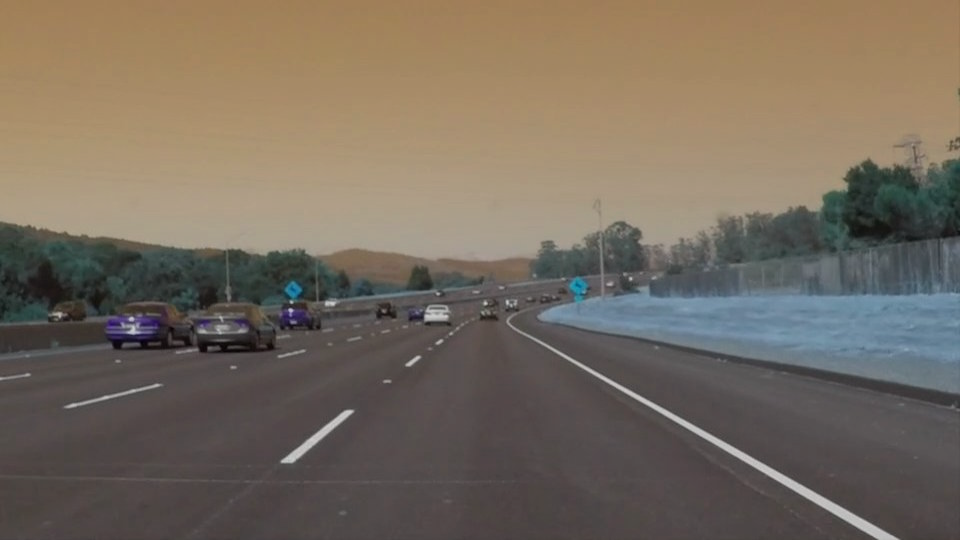
#> input picture test_images/solidWhiteCurve.jpg_after.jpg, 960 x 540 px, given in place of solidWhiteCurve.jpg, which was not available
$ jupyter execute --allow-errors P1_solution.ipynb   (shell and % lines are left out)   (text cells are left out)
#> lines starting #> are read from the running program, lines starting #| are printed output that depends on the picture; after the words box and inside, x2 and y2 are one past the last pixel; in counts of white or black regions, pixels touching at a corner belong together; long printed decimals are rounded; pictures that were not available may be replaced by others from this repository, and a replacement may not be noted
[cell 1]
import matplotlib.pyplot as plt
import matplotlib.image as mpimg
import numpy as np
import imageio
#> (the rest of this cell did not finish here and is left out)

[cell 2]
img = mpimg.imread('test_images/solidWhiteCurve.jpg')
#> img is the input picture: shape (540, 960, 4) float32; mean R, G, B, A 0.465, 0.423, 0.372, 1
plt.imshow(img)

[cell 3]
import cv2

[cell 4]
# convert the image to grayscale
gray = cv2.cvtColor(img, cv2.COLOR_RGB2GRAY)
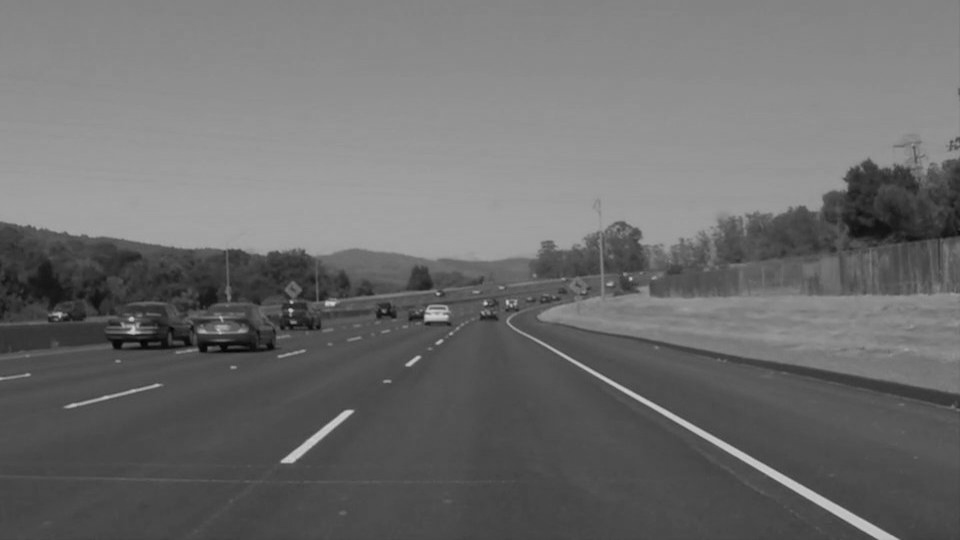
#> gray: shape (540, 960) float32; min 0.0105, max 0.8, mean 0.429
plt.imshow(gray, cmap='Greys_r')

[cell 5]
import tensorflow as tf

#> (a cell that did not finish here is left out)

[cell 7]
# Import everything needed to edit/save/watch video clips
from moviepy.editor import VideoFileClip
from IPython.display import HTML

[cell 8]
new_clip_output = 'test_videos_output/white_test.mp4'
#> (the rest of this cell did not finish here and is left out)

[cell 9]
HTML("""
<video width="640" height="300" controls>
  <source src="{0}" type="video/mp4">
</video>
""".format(new_clip_output))

[cell 10]
#reading in an image
image = mpimg.imread('test_images/solidWhiteRight.jpg')
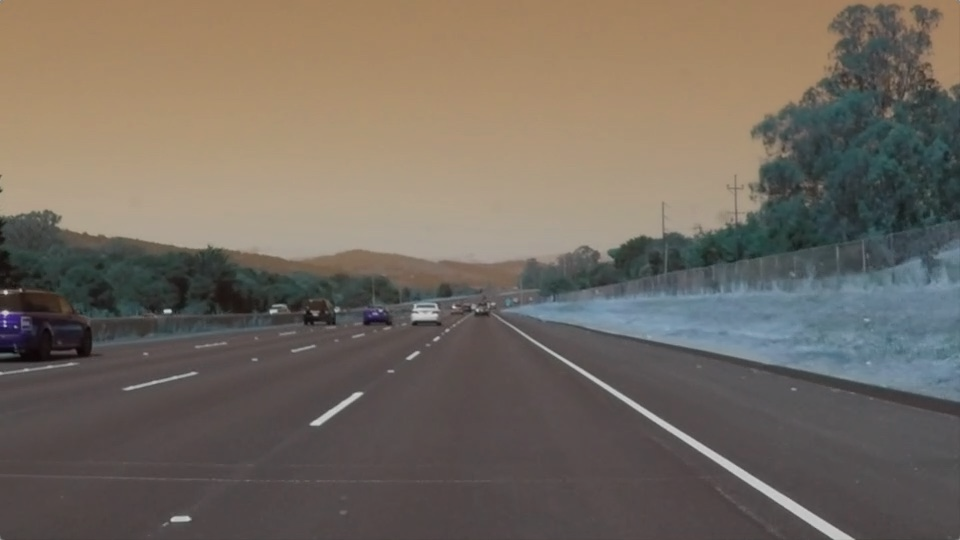
#> input picture test_images/solidWhiteRight.jpg_after.jpg, 960 x 540 px, given in place of solidWhiteRight.jpg, which was not available
#> image is the input picture: shape (540, 960, 4) float32; mean R, G, B, A 0.452, 0.417, 0.378, 1

#printing out some stats and plotting
print('This image is:', type(image), 'with dimensions:', image.shape)
#| This image is: <class 'numpy.ndarray'> with dimensions: (540, 960, 4)
plt.imshow(image)  # if you wanted to show a single color channel image called 'gray', for example, call as plt.imshow(gray, cmap='gray')

[cell 11]
import os, glob
folder = "test_images"
files = glob.glob(os.path.join(folder,"*.jpg"))
print(files)
print(len(files))

[cell 12]
plt.figure(figsize=(20, 10))
for i,file in enumerate(files):
    image = cv2.imread(file) # bgr
#> image: shape (540, 960, 3)
#> pass 3 of the loop `for i,file in enumerate(files):`:
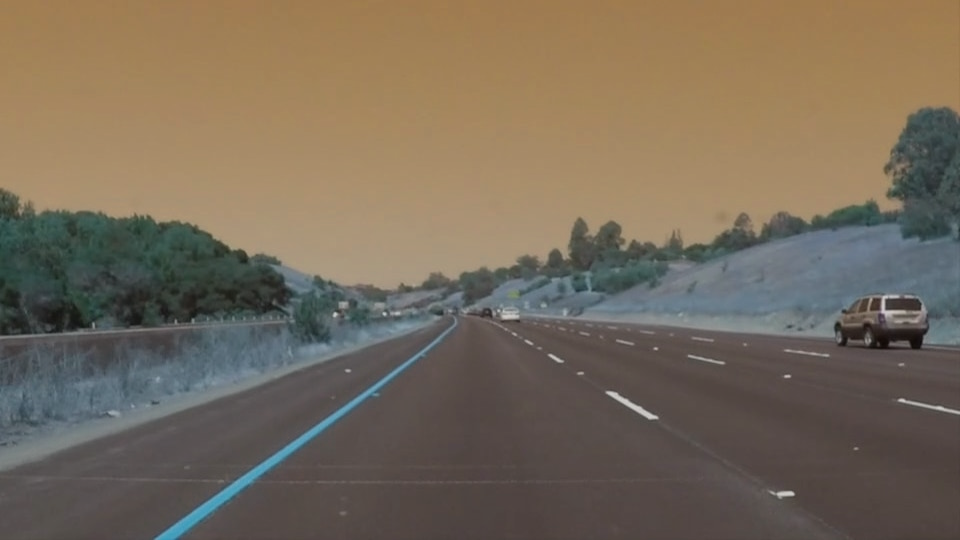
#> input picture test_images/solidYellowCurve.jpg_after.jpg, 960 x 540 px
#> image is the input picture: shape (540, 960, 3); mean B, G, R 90.4, 106.7, 119.2
#> the loop made 4 passes; the first 3 are shown
    plt.subplot(231+i)
    plt.imshow(image)
    plt.title(file)
    del image
#> figure, not shown here; B, G, R data is drawn as R, G, B

[cell 13]
plt.figure(figsize=(20, 10))
for i,file in enumerate(files):
    image = cv2.imread(file)  # (540, 960, 3)
    gray = cv2.cvtColor(image,cv2.COLOR_RGB2GRAY)  # (540, 960)
    blur_gray = cv2.GaussianBlur(gray, (5, 5), 0) # shape(540,960) kernelsize = 5
    edges = cv2.Canny(blur_gray, 50, 150)  # (540, 960)
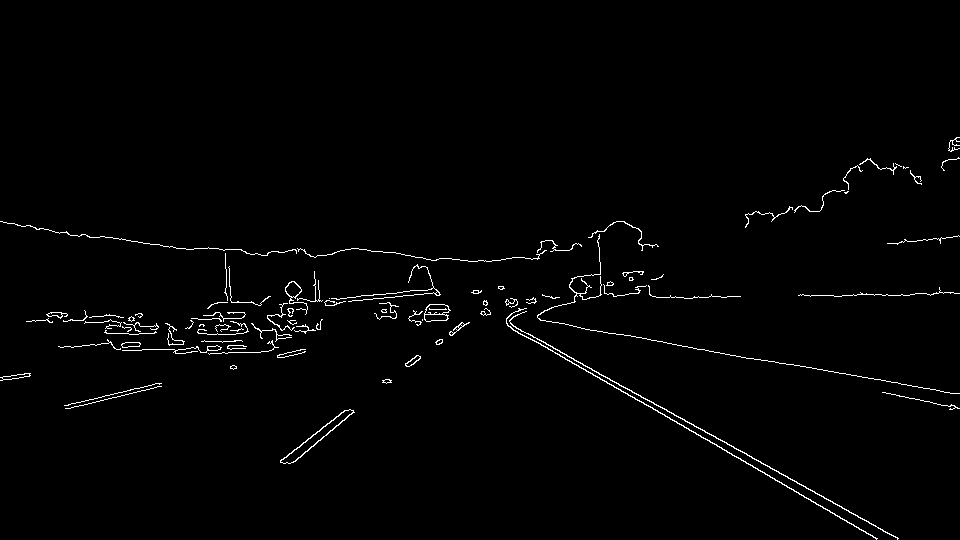
#> edges: shape (540, 960); 1.4% white in thin lines or dots, all inside (x1, y1, x2, y2) = (0, 137, 960, 540)
    vertices = np.array([[(0,540),(450, 300), (490, 300), (960,540)]], dtype=np.int32)
    mask = np.zeros_like(gray)
    cv2.fillPoly(mask, vertices, 255) # 255 is for convenience of bitwise, every digit is 1
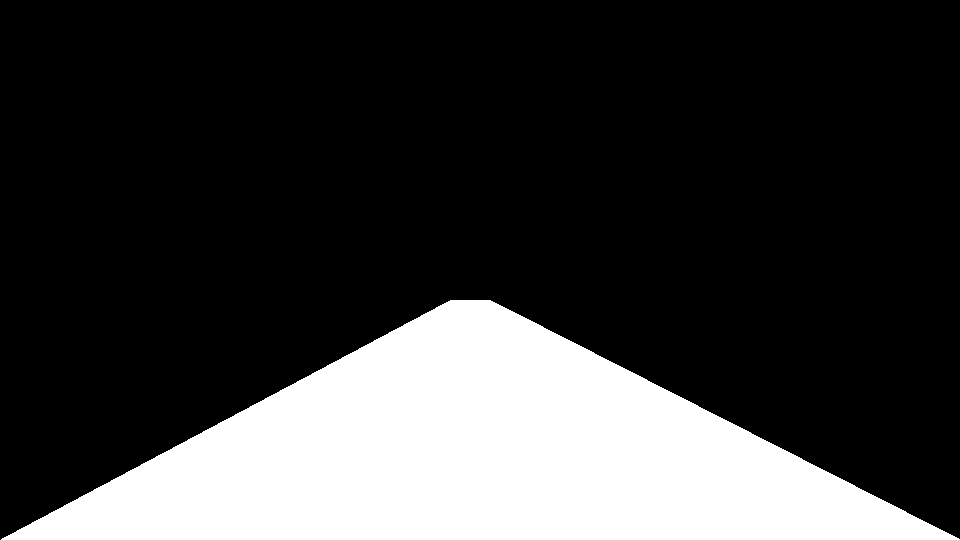
#> mask: shape (540, 960); 23.2% white; 1 white region, box (x1, y1, x2, y2) and area: (1, 300, 960, 540) 120220
    masked_edges = cv2.bitwise_and(mask, edges)
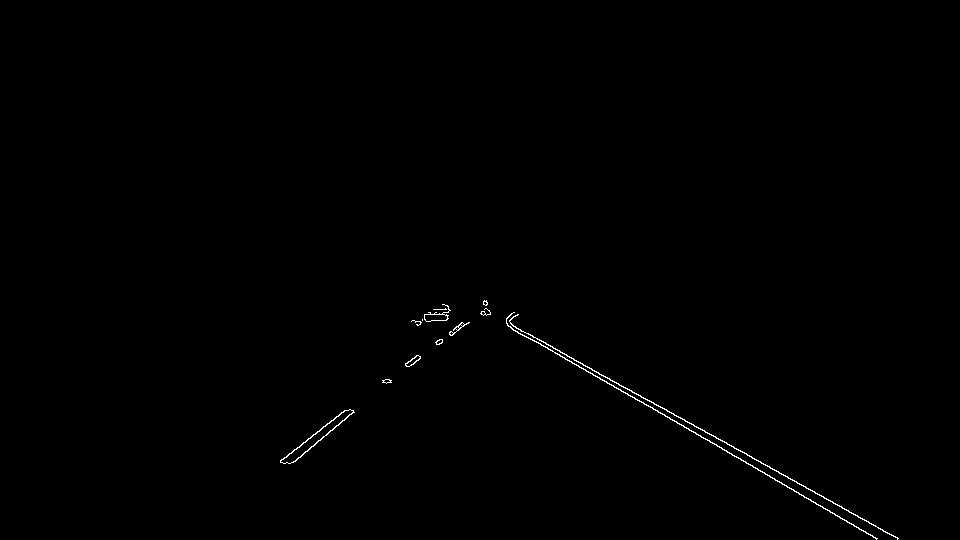
#> masked_edges: shape (540, 960); 0.35% white in thin lines or dots, all inside (x1, y1, x2, y2) = (280, 300, 899, 540)
    lines = cv2.HoughLinesP(masked_edges, rho = 2, theta = np.pi/180, threshold = 60,
                            lines = np.array([]),minLineLength = 100, maxLineGap = 300)
#> lines = [[482, 311, 876, 538], [490, 314, 897, 539], [484, 309, 897, 538], [293, 462, 486, 300], [280, 460, 487, 304], [480, 313, 721, 447], [488, 310, 898, 538], [322, 427, 489, 310]]
    line_image = np.zeros_like(image)  # 3D
    for line in lines:
        for x1,y1,x2,y2 in line:
            cv2.line(line_image, (x1, y1), (x2, y2), color = (255,0,0), thickness = 10)
#> this loop made 8 passes
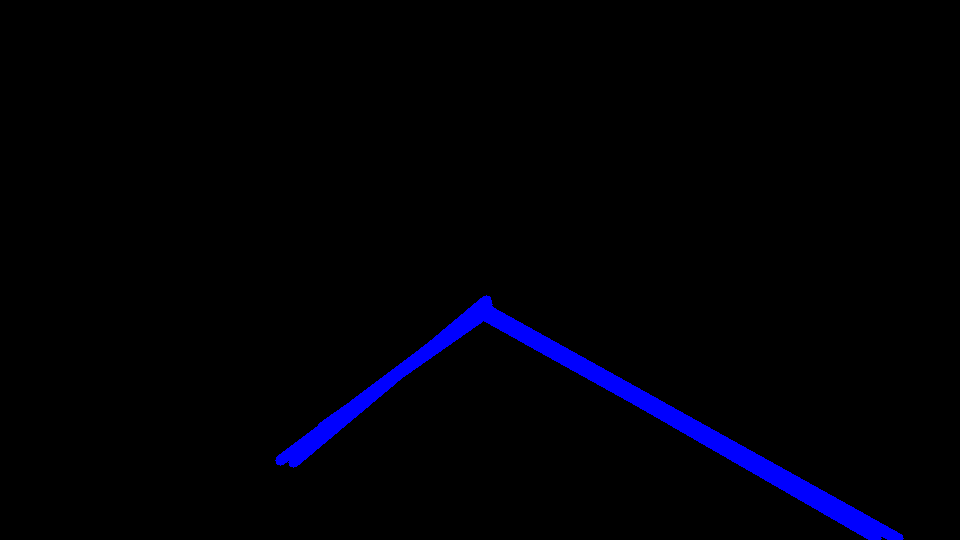
#> line_image: shape (540, 960, 3); mean of channels 0, 1, 2 6.3, 0, 0; drawn as B, G, R
    lines_edges = cv2.addWeighted(image, 0.8,line_image, 1.0, 0)
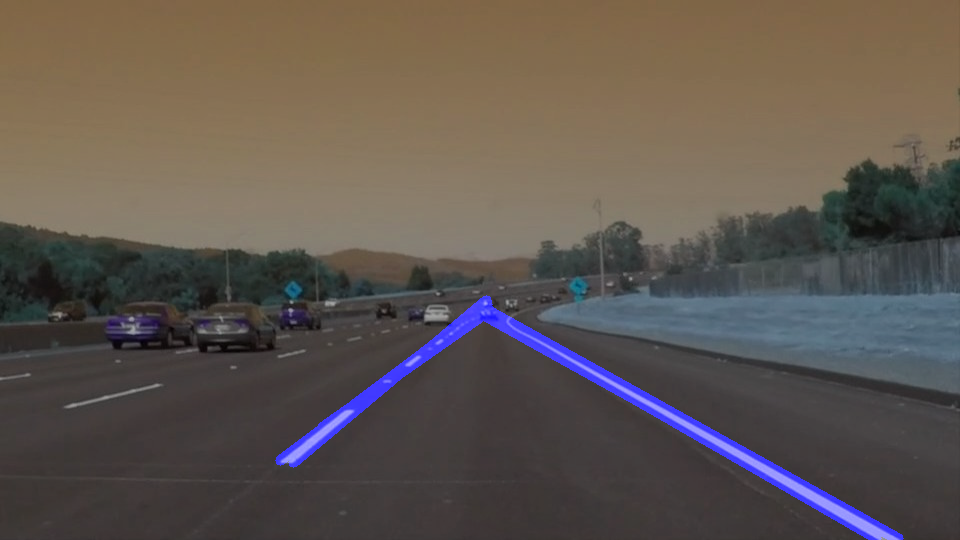
#> lines_edges: shape (540, 960, 3); mean B, G, R 80, 86.1, 94.8

    fname = file+"_after.jpg"
    mpimg.imsave(fname, lines_edges)
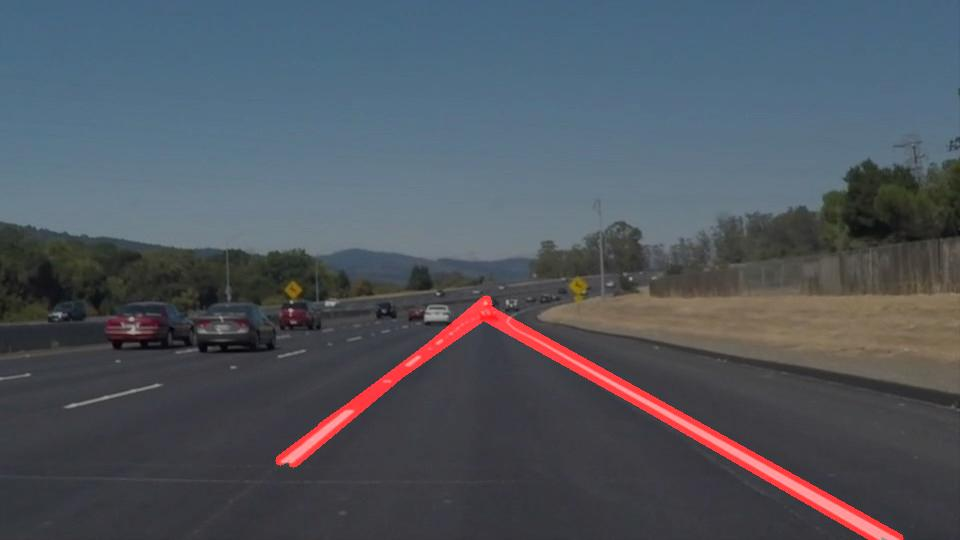
#> saved as solidWhiteCurve.jpg_after.jpg_after.jpg: shape (540, 960, 3); mean R, G, B 80.1, 86.1, 94.6
#> pass 3 of the loop `for i,file in enumerate(files):`:
#> `edges = cv2.Canny(blur_gray, 50, 150)`:
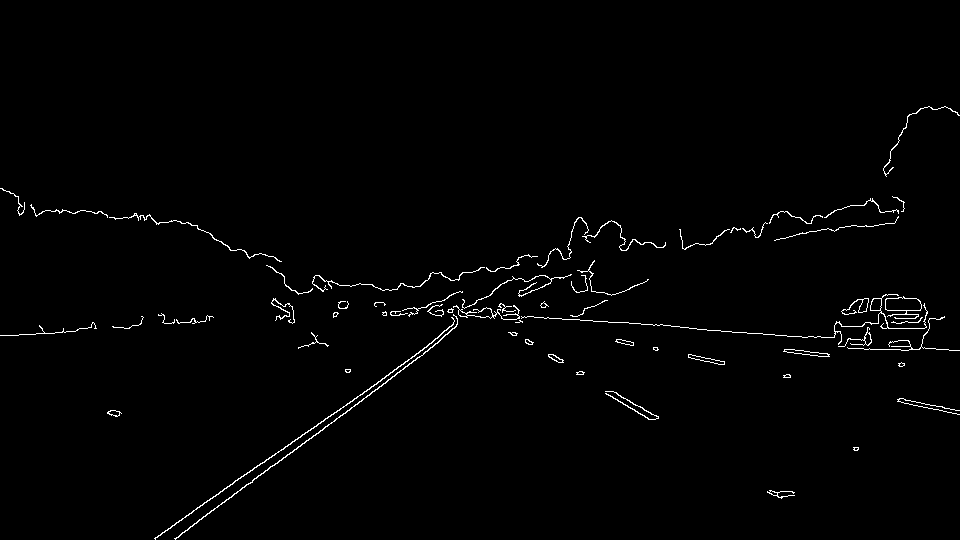
#> edges: shape (540, 960); 1.2% white in thin lines or dots, all inside (x1, y1, x2, y2) = (0, 106, 960, 540)
#> masked_edges: shape (540, 960); 0.32% white in thin lines or dots, all inside (x1, y1, x2, y2) = (154, 300, 795, 540)
#> lines = [[155, 539, 486, 307], [175, 539, 476, 312], [154, 538, 456, 326], [359, 401, 487, 308], [455, 306, 784, 496], [464, 301, 780, 491], [318, 433, 469, 311], [462, 305, 791, 495], [198, 520, 489, 308]]
#> the loop `for line in lines:` made 9 passes
#> `mpimg.imsave(fname, lines_edges)`:
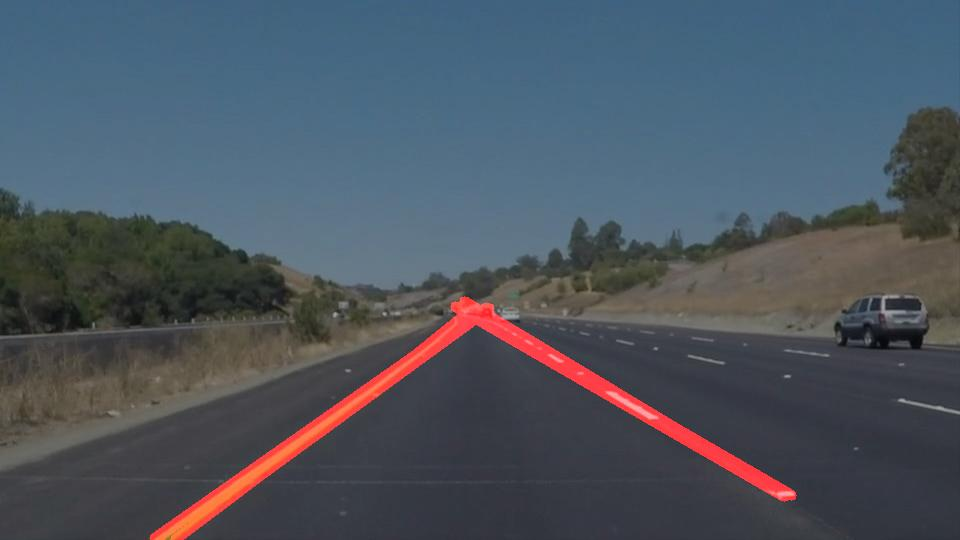
#> saved as solidYellowCurve.jpg_after.jpg_after.jpg: shape (540, 960, 3); mean R, G, B 76.8, 85.3, 95.5
#> the loop made 4 passes; the first 3 are shown
    plt.subplot(231+i)
    plt.imshow(lines_edges)
    plt.title(fname)
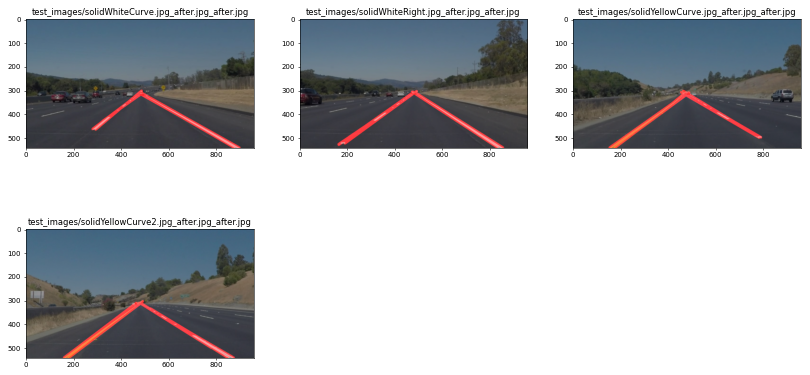
#> figure drawn by matplotlib, 4 panels; B, G, R data is drawn as R, G, B

[cell 14]
for line in lines:
    for x1,y1,x2,y2 in line:
        fit = np.polyfit((x1, y1), (x2, y2), 1)
        print((x1, y1), (x2, y2),fit)
#> this loop made 10 passes
#> line on passes 1 to 10: [[160, 539, 477, 309]], [[185, 533, 491, 302]], [[504, 325, 874, 538]], [[483, 310, 851, 539]], [[479, 309, 781, 497]], [[187, 519, 465, 310]], [[179, 539, 484, 309]], [[160, 538, 464, 309]], [[522, 332, 731, 457]], [[293, 442, 458, 313]]
#| (160, 539) (477, 309) [-4.43271768e-01  5.47923483e+02]
#| (185, 533) (491, 302) [-5.43103448e-01  5.91474138e+02]
#| (504, 325) (874, 538) [  1.877 -72.056]
#| (483, 310) (851, 539) [  1.803 -20.075]
#| (479, 309) (781, 497) [  1.671 -19.212]
#| (187, 519) (465, 310) [-4.66867470e-01  5.52304217e+02]
#| (179, 539) (484, 309) [-4.86111111e-01  5.71013889e+02]
#| (160, 538) (464, 309) [-4.10052910e-01  5.29608466e+02]
#> (further printed lines are left out)
